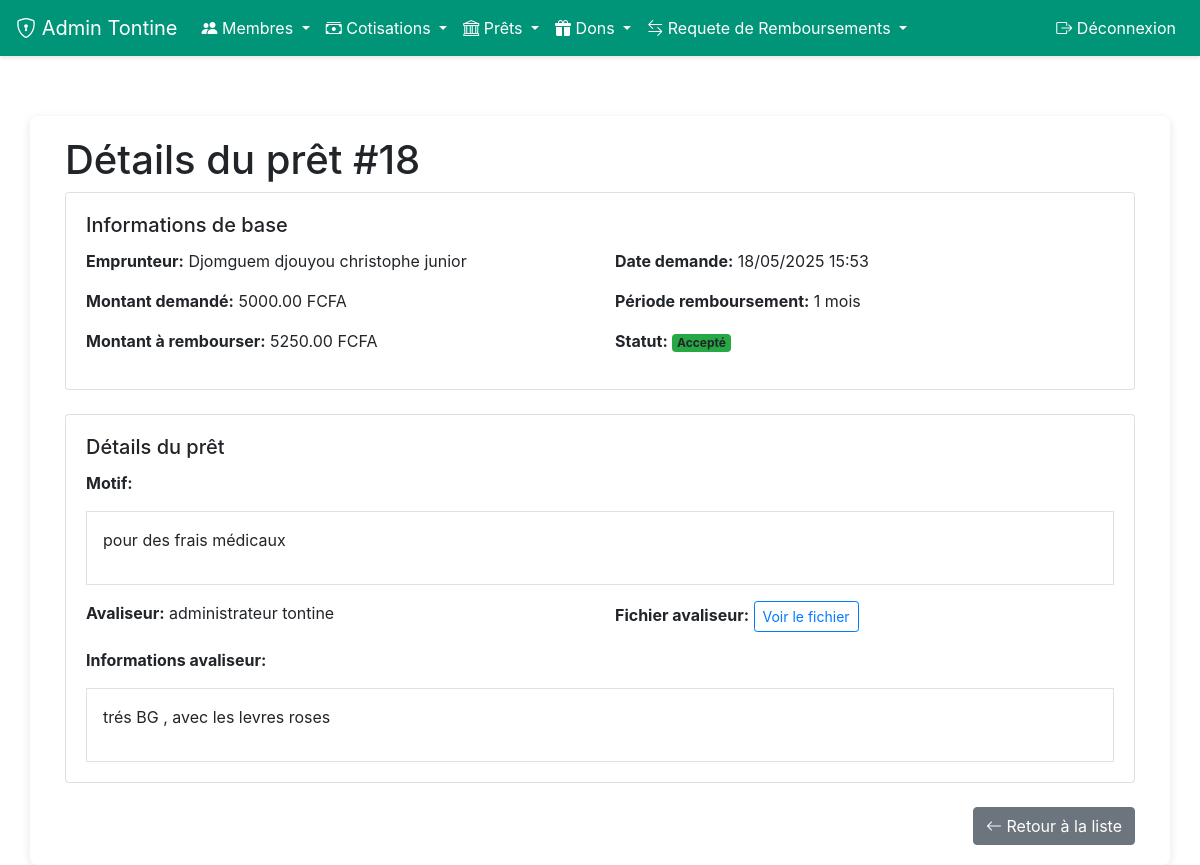
The app's page /admin-tontine/prets/18/valider/ (signed in) with its own data.
### application/models.py (models this page shows, shortened)
class Pret(models.Model):
    STATUT_CHOICES = [
        ('DEM', 'Demande en cours'),
        ('ACC', 'Accepté'),
        ('REF', 'Refusé'),
        ('REM', 'Remboursé')
    ]
    PERIODE_REMBOURSEMENT = [
        ('1M', '1 mois'),
        ('3M', '3 mois'),
        ('6M', '6 mois'),
        ('1A', '1 an')
    ]
    emprunteur = models.ForeignKey(User, on_delete=models.CASCADE, related_name='prets')
    cotisation = models.ForeignKey(Cotisation, on_delete=models.SET_NULL, null=True, blank=True)
    montant = models.DecimalField(max_digits=12, decimal_places=2)
    montant_a_rembourser = models.DecimalField(max_digits=12, decimal_places=2, null=True, blank=True)
    motif = models.TextField()
    date_demande = models.DateTimeField(auto_now_add=True)
    date_approbation = models.DateTimeField(null=True, blank=True)
    statut = models.CharField(max_length=3, choices=STATUT_CHOICES, default='DEM')
    avaliseur = models.ForeignKey(User, on_delete=models.SET_NULL, null=True, blank=True, related_name='prets_avalises')
    periode_remboursement = models.CharField(max_length=2, choices=PERIODE_REMBOURSEMENT, default='1M')
    infos_avaliseur = models.TextField(blank=True, null=True)
    fichier_avaliseur = models.FileField(
        upload_to='avaliseurs/',
        null=True,
        blank=True,
        verbose_name="Fichier d'informations de l'avaliseur (PDF)"
    )
    montant_deja_rembourse = models.DecimalField(
        max_digits=12,
        decimal_places=2,
        default=0
    )

### application/views.py (the view)
# urls.py: path('admin-tontine/prets/<int:pret_id>/valider/', views.admin_valider_pret, name='admin_valider_pret'),
@login_required
@user_passes_test(is_tontine_admin)
def admin_valider_pret(request, pret_id):
    pret = get_object_or_404(Pret, id=pret_id)
    if request.method == 'POST':
        pret.statut = 'ACC'
        pret.date_approbation = timezone.now()
        pret.save()
        messages.success(request, 'Prêt approuvé avec succès.')
        return redirect('application:admin_liste_prets')
    return render(request, 'admin_tontine/valider_pret.html', {'pret': pret})

### application/views.py (called while the page is built)
def is_tontine_admin(user):
    return hasattr(user, 'profile') and user.profile.is_tontine_admin

### application/templates/admin_tontine/valider_pret.html
{% extends 'bas.html' %}
{% block content %}
<div class="container">
    <h1>Détails du prêt #{{ pret.id }}</h1>
    <div class="card mb-4">
        <div class="card-body">
            <h5 class="card-title">Informations de base</h5>
            <div class="row">
                <div class="col-md-6">
                    <p><strong>Emprunteur:</strong> {{ pret.emprunteur.get_full_name|default:pret.emprunteur.username }}</p>
                    <p><strong>Montant demandé:</strong> {{ pret.montant }} FCFA</p>
                    <p><strong>Montant à rembourser:</strong> {{ pret.montant_a_rembourser|default:"-" }} FCFA</p>
                </div>
                <div class="col-md-6">
                    <p><strong>Date demande:</strong> {{ pret.date_demande|date:"d/m/Y H:i" }}</p>
                    <p><strong>Période remboursement:</strong> {{ pret.get_periode_remboursement_display }}</p>
                    <p><strong>Statut:</strong>
                        <span class="badge
                            {% if pret.statut == 'ACC' %}bg-success
                            {% elif pret.statut == 'REF' %}bg-danger
                            {% elif pret.statut == 'REM' %}bg-info
                            {% else %}bg-warning{% endif %}">
                            {{ pret.get_statut_display }}
                        </span>
                    </p>
                </div>
            </div>
        </div>
    </div>
    <div class="card mb-4">
        <div class="card-body">
            <h5 class="card-title">Détails du prêt</h5>
            <p><strong>Motif:</strong></p>
            <div class="border p-3 mb-3">{{ pret.motif|linebreaks }}</div>
            <div class="row mt-3">
                <div class="col-md-6">
                    <p><strong>Avaliseur:</strong>
                        {% if pret.avaliseur %}
                            {{ pret.avaliseur.get_full_name|default:pret.avaliseur.username }}
                        {% else %}
                            Non spécifié
                        {% endif %}
                    </p>
                </div>
                <div class="col-md-6">
                    {% if pret.fichier_avaliseur %}
                    <p><strong>Fichier avaliseur:</strong>
                        <a href="{{ pret.fichier_avaliseur.url }}" target="_blank" class="btn btn-sm btn-outline-primary">
                            Voir le fichier
                        </a>
                    </p>
                    {% endif %}
                </div>
            </div>
            <p><strong>Informations avaliseur:</strong></p>
            <div class="border p-3">{{ pret.infos_avaliseur|default:"Non fourni"|linebreaks }}</div>
        </div>
    </div>
    {% if pret.statut == 'DEM' %}
    <div class="card mb-4">
        <div class="card-body">
            <h5 class="card-title">Validation du prêt</h5>
            <form method="post">
                {% csrf_token %}
                <div class="mb-3">
                    <label for="commentaire" class="form-label">Commentaire (optionnel)</label>
                    <textarea class="form-control" id="commentaire" name="commentaire" rows="3"></textarea>
                </div>
                <div class="d-flex justify-content-between">
                    <button type="submit" class="btn btn-success" name="action" value="valider">
                        <i class="bi bi-check-circle"></i> Valider le prêt
                    </button>
                    <button type="submit" class="btn btn-danger" name="action" value="refuser">
                        <i class="bi bi-x-circle"></i> Refuser le prêt
                    </button>
                    <a href="{% url 'application:admin_liste_prets' %}" class="btn btn-secondary">
                        <i class="bi bi-arrow-left"></i> Retour
                    </a>
                </div>
            </form>
        </div>
    </div>
    {% else %}
    <div class="d-flex justify-content-end">
        <a href="{% url 'application:admin_liste_prets' %}" class="btn btn-secondary">
            <i class="bi bi-arrow-left"></i> Retour à la liste
        </a>
    </div>
    {% endif %}
</div>
{% endblock %}

### application/templates/bas.html (style rules this page uses)
body { margin: 0; padding: 0; background-image: url('https://previews.123rf.com/images/pongmoji/pongmoji1502/pongmoji150200021/36435872-fond-d-%C3%A9cran-int%C3%A9rieur-blanc-la-couleur-de-fond-texture.jpg'); background-size: cover; background-repeat: no-repeat; background-position: center; min-height: 100vh; }

### records on screen
Pret: id "18", emprunteur.get_full_name "Djomguem djouyou christophe junior", montant "5000.00", montant_a_rembourser "5250.00", date_demande "18/05/2025 15:53", periode_remboursement "1 mois", statut "Accepté", motif "pour des frais médicaux", avaliseur.get_full_name "administrateur tontine", infos_avaliseur "trés BG , avec les levres roses"
